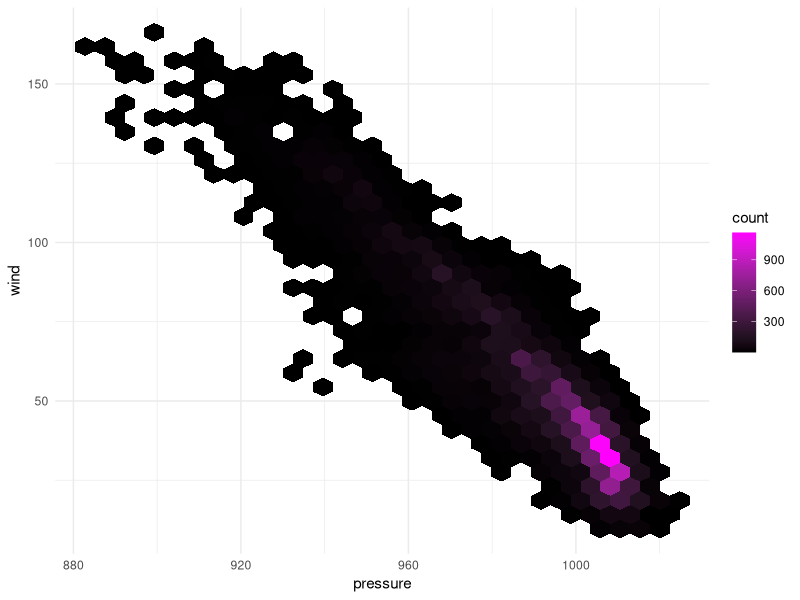

Write R code to recreate this figure.
## ---- chunk 1
knitr::opts_chunk$set(echo = TRUE)
library(tidyverse)
library(hexbin)
## ---- chunk 2

ggplot(data = storms, aes(x = pressure, y = wind)) +
	geom_hex() +
  scale_fill_gradient(low = "black", high = "magenta") +
  theme_minimal()

